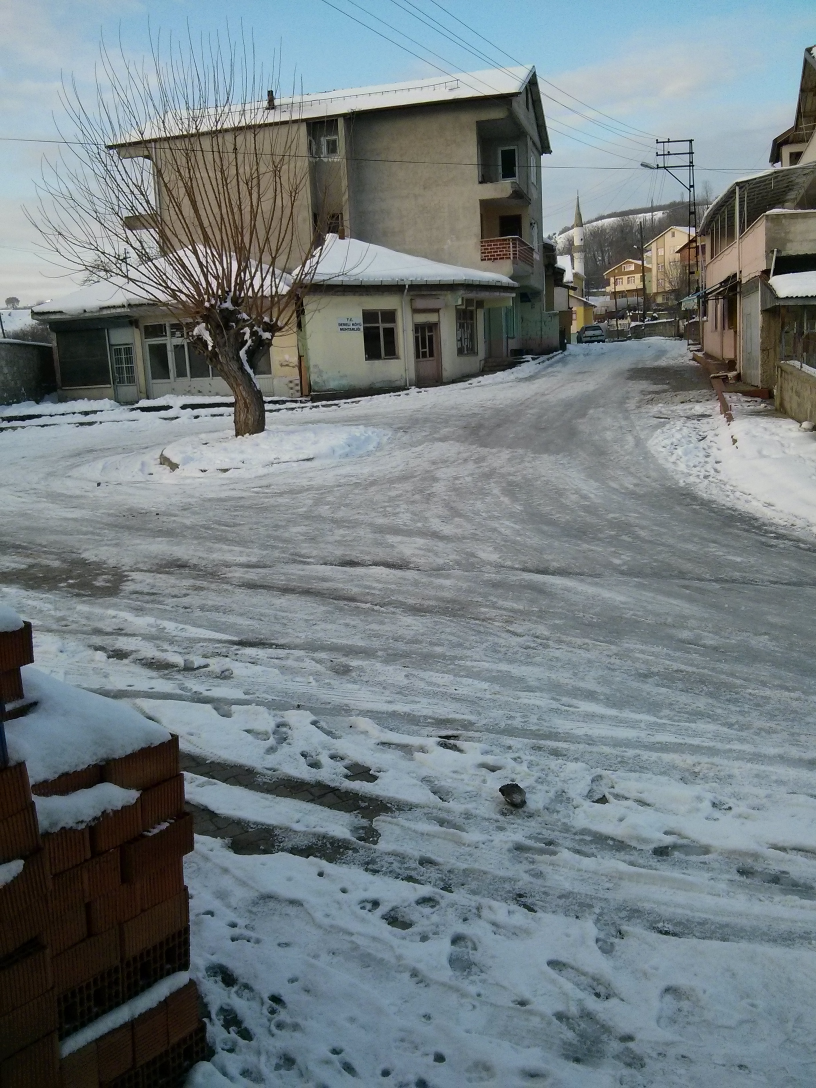
#> input picture hafta3/2013-12-14 07-54-54.JPG, 2448 x 3264 px, found by its file name (shown at 1/3 size)
$ python temp.py
#> lines starting #> are read from the running program, lines starting #| are printed output that depends on the picture
# -*- coding: utf-8 -*-
import math
# [9 lines of commented-out code are left out]
import matplotlib.pyplot as plt
# [24 lines of commented-out code are left out]
import matplotlib.image as mpimg
import numpy as np
def createList(size):
#> called with size = 5
    myList=[]
    for i in range (size):
        myList.append(i)
    return myList
def listIncrement(l,n):
#> called with n = 5
    myL=[]
    for i in range(len(l)):
        myL.append(l[i]+n)
    return l
L_1=createList(5)
print (L_1)
L_2=listIncrement(L_1,5)
print (L_2)

img=mpimg.imread(r'C:\Users\Yasin\Desktop\2013-12-14 07-54-54.JPG')
#> img is the input picture: shape (3264, 2448, 3); mean R, G, B 115.7, 126.1, 129.9
print (img.ndim)
#| 3
print (img.shape)
#| (3264, 2448, 3)
plt.imshow(img)
plt.show()
img[:,100,:].max()
img_1=img[1:375:2,:,:]
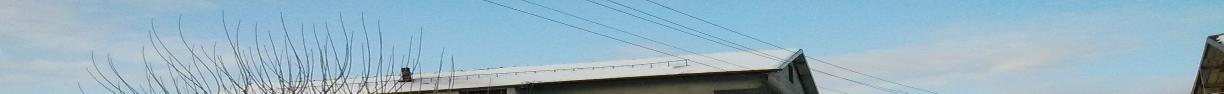
#> img_1: shape (187, 2448, 3) (shown at 1/2 size); mean R, G, B 150.1, 179.9, 195.8
img_1=img[:,1:500:2,:]
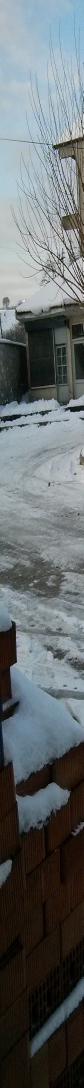
#> img_1: shape (3264, 250, 3) (shown at 1/3 size); mean R, G, B 101.3, 107.5, 109.2
plt.imshow(img_1)
plt.show()
img_20=np.zeros((2448,3264,3))
img_20.shape
for i in range(3264):
    for j in range(2448):
        img_20[j,i,:]=img[i,j,:]
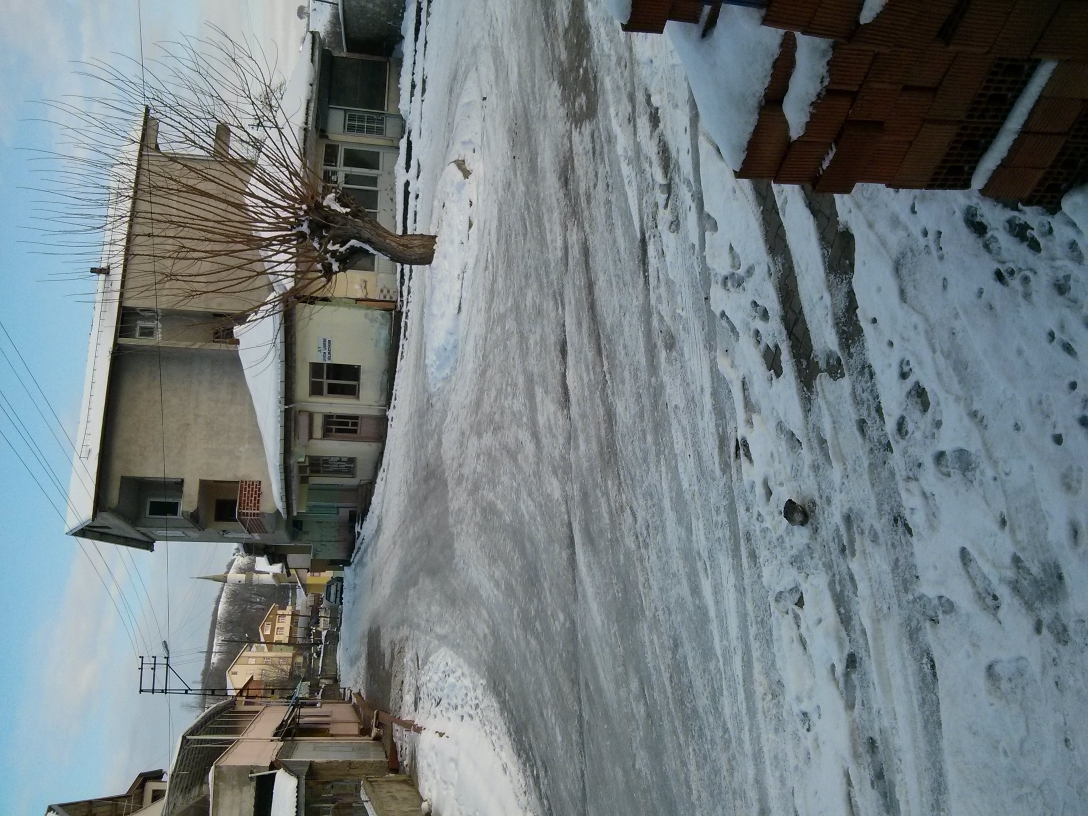
#> img_20: shape (2448, 3264, 3) float64 (shown at 1/3 size); mean R, G, B 115.7, 126.1, 129.9
img_30=np.zeros((2448,3264,3))
img_30.shape
for i in range(3264):
    for j in range (2448):
        img_30[j,i,:]=1-img[i,j,:]
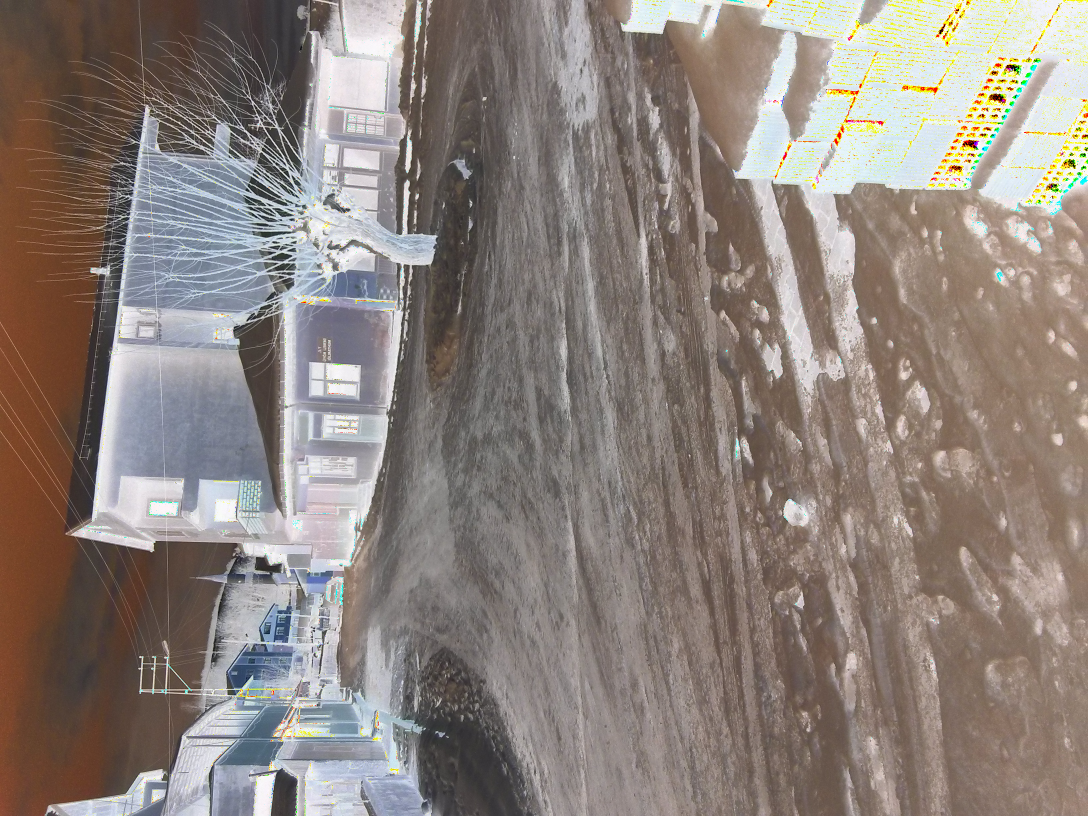
#> img_30: shape (2448, 3264, 3) float64 (shown at 1/3 size); mean R, G, B 140.7, 130.3, 124.2

img_40=np.zeros((3264,2448,3))
img_40.shape

for i in range (3264):
    for j in range(2448):
        img_40[3264-i-1,2448-j-1, : ]=img[i,j,:]
#> (the run stopped early here; a loop or call above may not have finished)
